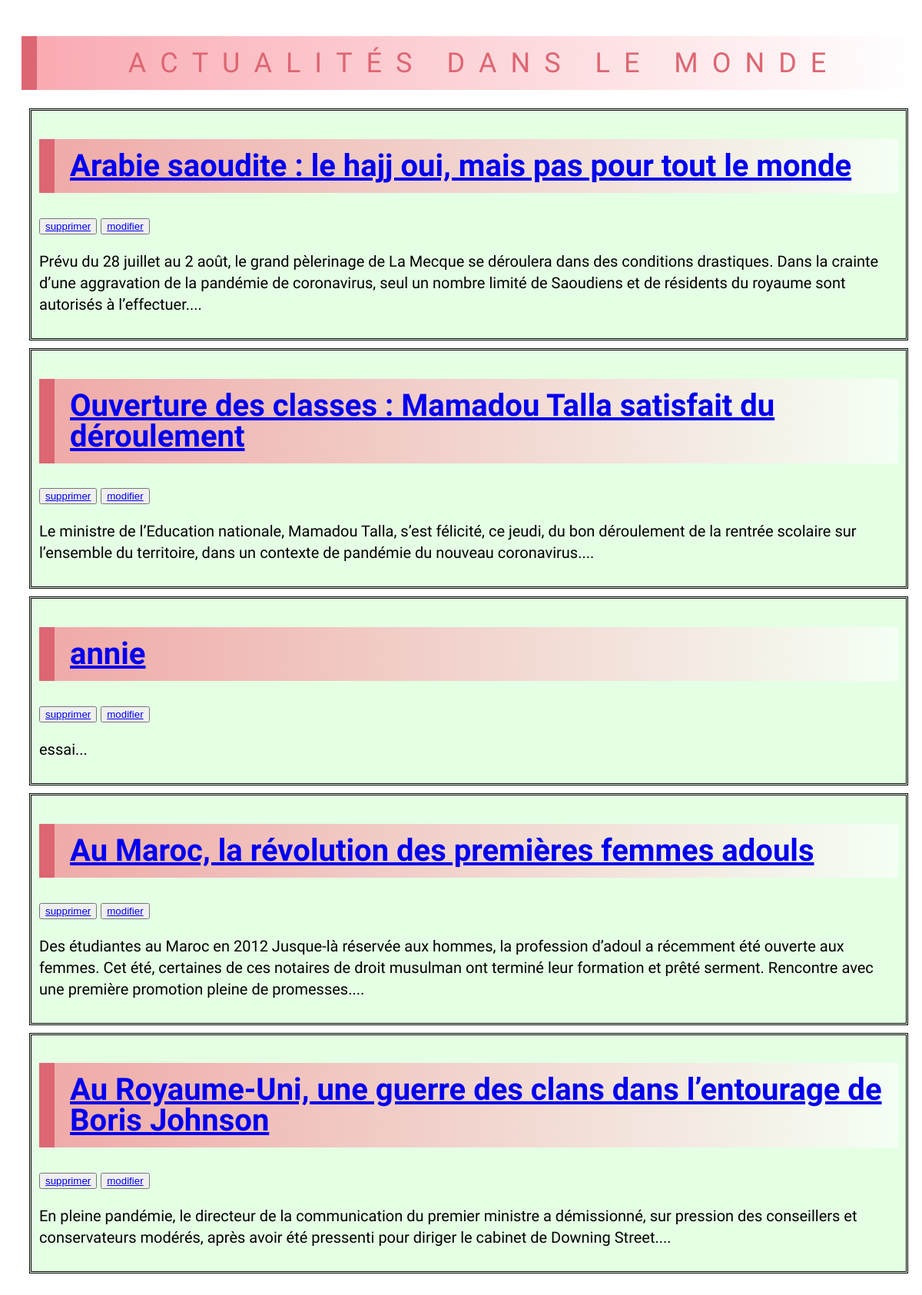
The page /index.php?a=lister on the database its author committed.
### tables this page shows
CREATE TABLE `Article` (
  `id` int(11) NOT NULL,
  `titre` varchar(255) DEFAULT NULL,
  `contenu` text,
  `dateCreation` datetime DEFAULT CURRENT_TIMESTAMP,
  `dateModification` datetime DEFAULT CURRENT_TIMESTAMP,
  `categorie` int(11) DEFAULT NULL
);

### controleur/Controller.php (called while the page is built, shortened)
<?php
	require_once 'modele/dao/ArticleDao.php';
	class Controller
	{
		public function showAllArticle()
		{
			$articleDao = new ArticleDao();
			$articles = $articleDao->getList();
			require_once 'vue/editeur/listerArticlePage.php';
		}
	}
?>

### modele/dao/ConnexionManager.php (called while the page is built)
<?php
	class ConnexionManager
	{
		private static $bdd;
		public static function getInstance()
		{
			if (self::$bdd === null)
			{
				try
				{
					self::$bdd = new PDO('mysql:host=localhost;dbname=actualites;charset=utf8', 'admin', 'admin');
				}
				catch (Exception $e)
				{
					echo "Erreur de connexion à la base de données : ".$e->getMessage();
					self::$bdd = null;
				}
			}
			return self::$bdd;
		}
	}
?>

### modele/dao/ArticleDao.php (called while the page is built, shortened)
<?php
	require_once 'ConnexionManager.php';
	class ArticleDao
	{
		private $bdd;
		public function __construct()
		{
			$this->bdd = (new ConnexionManager)->getInstance();
		}
		public function getList()
		{
			$data = $this->bdd->query('SELECT * FROM Article ORDER BY dateCreation DESC');
			return $data->fetchAll(PDO::FETCH_CLASS, 'Article');
		}
	}
?>

### vue/editeur/listerArticlePage.php (the view, shortened to what this page needs)
<!DOCTYPE html>
<html>
<head>
	<link rel="stylesheet" type="text/css" href="/assets/css/style.css">
</head>
<body>
	<?php require_once 'inc/entete.php'; ?>
	<div id="">
		<?php if (!empty($articles)): ?>
			<?php foreach ($articles as $article): ?>
				<div class="article">
					<h1><a href="../../diop/index.php?action=article&id=<?= $article->id ?>"><?= $article->titre ?></a></h1><button><a href="index.php?a=supprimer&id=<?= $article->id ?>"> supprimer</a></button>
					<button><a href="../../diop/index.php?a=modifier&id=<?= $article->id ?>">modifier</a></button>
					<p><?= substr($article->contenu, 0, 300) . '...' ?></p>
				</div>
			<?php endforeach ?>
		<?php else: ?>
			<div class="message">Aucun article trouvé</div>
		<?php endif ?>
	</div>
</body>
</html>

### assets/css/style.css (style rules this page uses)
.article { margin: 10px; padding: 10px; border: 3px double black; background-color: rgba(0, 255, 0, 0.1); }

### vue/editeur/listerArticlePage.php (style rules this page uses)
body { font-size: 20px; font-family: 'Kalam', cursive; line-height: 28px; padding: 15px 0px 15px 20px; }
h1 { background: linear-gradient( 90deg, rgba(246, 114, 128, 0.6) , rgba(255, 255, 255, 0.6)); border-left:20px #dd6673 solid; color: #dd6673; line-height: 40px; padding: 15px 0px 15px 20px; }

### rows shown on the page
article: titre "Arabie saoudite : le hajj oui, mais pas pour tout le monde", contenu "Prévu du 28 juillet au 2 août, le grand pèlerinage de La Mecque se déroulera dans des conditions drastiques. Dans la crainte d’une aggravation de la pandémie de coronavirus, seul un nombre limité de Saoudiens et de résidents du royaume sont autorisés à l’effectuer."
article: titre "Ouverture des classes : Mamadou Talla satisfait du déroulement", contenu "Le ministre de l’Education nationale, Mamadou Talla, s’est félicité, ce jeudi, du bon déroulement de la rentrée scolaire sur l’ensemble du territoire, dans un contexte de pandémie du nouveau coronavirus."
article: titre "annie", contenu "essai"
article: titre "Au Maroc, la révolution des premières femmes adouls", contenu "Des étudiantes au Maroc en 2012 Jusque-là réservée aux hommes, la profession d’adoul a récemment été ouverte aux femmes. Cet été, certaines de ces notaires de droit musulman ont terminé leur formation et prêté serment. Rencontre avec une première promotion pleine de promesses."
article: titre "Au Royaume-Uni, une guerre des clans dans l’entourage de Boris Johnson", contenu "En pleine pandémie, le directeur de la communication du premier ministre a démissionné, sur pression des conseillers et conservateurs modérés, après avoir été pressenti pour diriger le cabinet de Downing Street."
